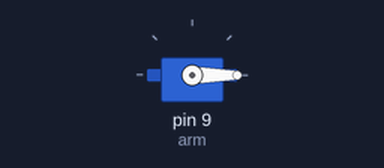
A sketch run on a simulated Arduino Nano, built with avr-gcc and run on an emulated ATmega328P. On the bench: servo.

Above: at 0.05 s.
At 1.65 s:
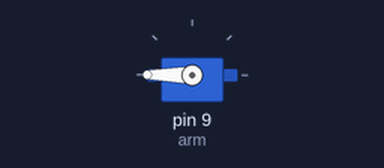
At 3.2 s:
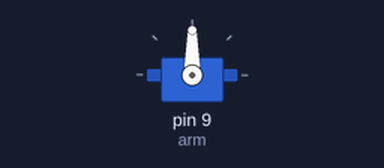
Timing chart, 0 to 7.4 s (numbered marks = the images above):
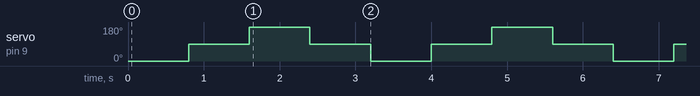

Measured:
- by itself, servo on pin 9 (arm): repeats every 3.2 s: 180° 0.80 s, 90° 0.80 s, 0° 0.80 s, 90° 0.80 s

The sketch:

mg995_sweep.ino
```cpp
// Attach an MG995 servo on pin D9 with an extended pulse range and cycle it through 0°, 90°, and 180° positions.
//
// Full tutorial: https://shillehtek.com/blogs/news/arduino-nano-mg995-servo-position-control
// Parts used: https://shillehtek.com/products/mg995-metal-gear-servo-motor-12kg-high-torque-180-degree-diy
//             https://shillehtek.com/products/arduino-nano-v3-presoldered-ch340g-atmega328p
//             https://shillehtek.com/products/shillehtek-120pcs-multicolored-dupont-wire
// More examples: https://github.com/shillehbean/shillehtek-examples
//

#include <Servo.h>

Servo arm;

void setup() {
  arm.attach(9, 500, 2500);   // wider pulse range for full MG995 sweep
}

void loop() {
  arm.write(0);    delay(800);
  arm.write(90);   delay(800);
  arm.write(180);  delay(800);
  arm.write(90);   delay(800);
}
```
